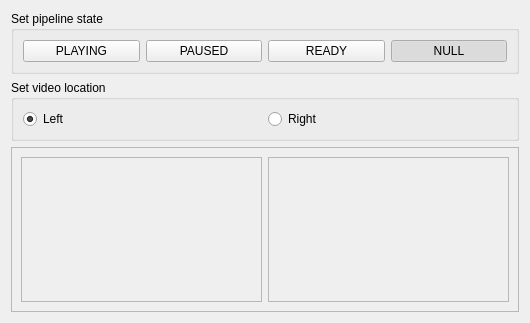
<?xml version="1.0" encoding="UTF-8"?>
<ui version="4.0">
 <class>QWidgetVideoSinkTest</class>
 <widget class="QWidget" name="QWidgetVideoSinkTest">
  <property name="geometry">
   <rect>
    <x>0</x>
    <y>0</y>
    <width>530</width>
    <height>323</height>
   </rect>
  </property>
  <property name="windowTitle">
   <string>QWidgetVideoSinkTest</string>
  </property>
  <layout class="QVBoxLayout" name="verticalLayout">
   <item>
    <widget class="QGroupBox" name="groupBox_2">
     <property name="sizePolicy">
      <sizepolicy hsizetype="Preferred" vsizetype="Fixed">
       <horstretch>0</horstretch>
       <verstretch>0</verstretch>
      </sizepolicy>
     </property>
     <property name="title">
      <string>Set pipeline state</string>
     </property>
     <layout class="QHBoxLayout" name="horizontalLayout_3">
      <item>
       <widget class="QPushButton" name="playingButton">
        <property name="text">
         <string>PLAYING</string>
        </property>
        <property name="checkable">
         <bool>true</bool>
        </property>
        <property name="checked">
         <bool>false</bool>
        </property>
       </widget>
      </item>
      <item>
       <widget class="QPushButton" name="pausedButton">
        <property name="text">
         <string>PAUSED</string>
        </property>
        <property name="checkable">
         <bool>true</bool>
        </property>
       </widget>
      </item>
      <item>
       <widget class="QPushButton" name="readyButton">
        <property name="text">
         <string>READY</string>
        </property>
        <property name="checkable">
         <bool>true</bool>
        </property>
       </widget>
      </item>
      <item>
       <widget class="QPushButton" name="nullButton">
        <property name="text">
         <string>NULL</string>
        </property>
        <property name="checkable">
         <bool>true</bool>
        </property>
        <property name="checked">
         <bool>true</bool>
        </property>
       </widget>
      </item>
     </layout>
    </widget>
   </item>
   <item>
    <widget class="QGroupBox" name="groupBox">
     <property name="sizePolicy">
      <sizepolicy hsizetype="Preferred" vsizetype="Fixed">
       <horstretch>0</horstretch>
       <verstretch>0</verstretch>
      </sizepolicy>
     </property>
     <property name="title">
      <string>Set video location</string>
     </property>
     <layout class="QHBoxLayout" name="horizontalLayout_2">
      <item>
       <widget class="QRadioButton" name="leftRadioButton">
        <property name="text">
         <string>Left</string>
        </property>
        <property name="checked">
         <bool>true</bool>
        </property>
       </widget>
      </item>
      <item>
       <widget class="QRadioButton" name="rightRadioButton">
        <property name="text">
         <string>Right</string>
        </property>
       </widget>
      </item>
     </layout>
    </widget>
   </item>
   <item>
    <widget class="QFrame" name="frame">
     <property name="frameShape">
      <enum>QFrame::StyledPanel</enum>
     </property>
     <property name="frameShadow">
      <enum>QFrame::Raised</enum>
     </property>
     <layout class="QHBoxLayout" name="horizontalLayout">
      <item>
       <widget class="QFrame" name="leftWidget">
        <property name="frameShape">
         <enum>QFrame::StyledPanel</enum>
        </property>
       </widget>
      </item>
      <item>
       <widget class="QFrame" name="rightWidget">
        <property name="frameShape">
         <enum>QFrame::StyledPanel</enum>
        </property>
       </widget>
      </item>
     </layout>
    </widget>
   </item>
  </layout>
 </widget>
 <resources/>
 <connections/>
</ui>
